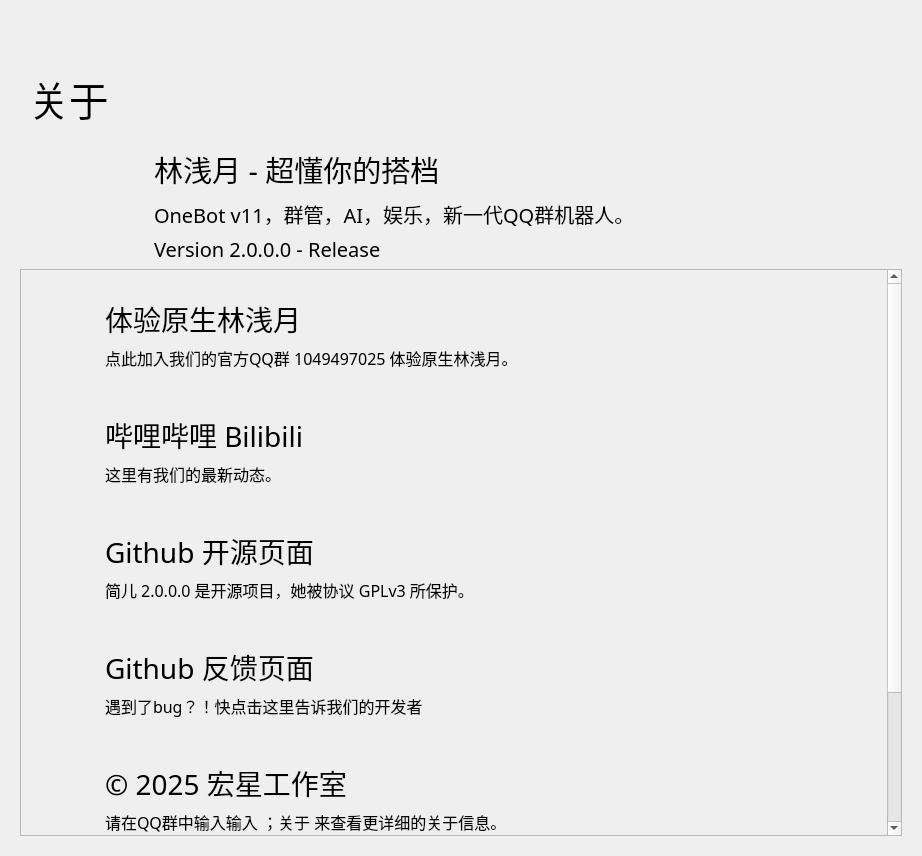
<?xml version="1.0" encoding="UTF-8"?>
<ui version="4.0">
 <class>Form</class>
 <widget class="QWidget" name="Form">
  <property name="geometry">
   <rect>
    <x>0</x>
    <y>0</y>
    <width>922</width>
    <height>856</height>
   </rect>
  </property>
  <property name="minimumSize">
   <size>
    <width>650</width>
    <height>465</height>
   </size>
  </property>
  <property name="windowTitle">
   <string>林浅月 - 关于</string>
  </property>
  <layout class="QHBoxLayout" name="horizontalLayout">
   <item>
    <widget class="PopUpAniStackedWidget" name="PopUpAniStackedWidget">
     <property name="minimumSize">
      <size>
       <width>0</width>
       <height>0</height>
      </size>
     </property>
     <widget class="QWidget" name="page">
      <layout class="QVBoxLayout" name="verticalLayout">
       <item>
        <spacer name="spacer">
         <property name="orientation">
          <enum>Qt::Vertical</enum>
         </property>
         <property name="sizeType">
          <enum>QSizePolicy::Fixed</enum>
         </property>
         <property name="sizeHint" stdset="0">
          <size>
           <width>20</width>
           <height>40</height>
          </size>
         </property>
        </spacer>
       </item>
       <item>
        <widget class="QWidget" name="widget" native="true">
         <property name="maximumSize">
          <size>
           <width>16777215</width>
           <height>88</height>
          </size>
         </property>
         <layout class="QHBoxLayout" name="horizontalLayout_2">
          <item>
           <widget class="LargeTitleLabel" name="LargeTitleLabel">
            <property name="font">
             <font>
              <family>HarmonyOS Sans SC Medium</family>
              <pointsize>30</pointsize>
              <bold>false</bold>
             </font>
            </property>
            <property name="text">
             <string>关于</string>
            </property>
           </widget>
          </item>
         </layout>
        </widget>
       </item>
       <item>
        <spacer name="verticalSpacer_3">
         <property name="orientation">
          <enum>Qt::Vertical</enum>
         </property>
         <property name="sizeType">
          <enum>QSizePolicy::Fixed</enum>
         </property>
         <property name="sizeHint" stdset="0">
          <size>
           <width>20</width>
           <height>5</height>
          </size>
         </property>
        </spacer>
       </item>
       <item>
        <layout class="QHBoxLayout" name="horizontalLayout_4">
         <item>
          <widget class="QLabel" name="label">
           <property name="minimumSize">
            <size>
             <width>64</width>
             <height>100</height>
            </size>
           </property>
           <property name="maximumSize">
            <size>
             <width>128</width>
             <height>100</height>
            </size>
           </property>
           <property name="styleSheet">
            <string notr="true">image: url(:/png/Icon_rounded.png);</string>
           </property>
           <property name="text">
            <string/>
           </property>
          </widget>
         </item>
         <item>
          <layout class="QVBoxLayout" name="verticalLayout_4">
           <item>
            <widget class="TitleLabel" name="TitleLabel">
             <property name="font">
              <font>
               <family>HarmonyOS Sans SC Medium</family>
               <pointsize>22</pointsize>
               <bold>false</bold>
              </font>
             </property>
             <property name="text">
              <string>林浅月 - 超懂你的搭档</string>
             </property>
            </widget>
           </item>
           <item>
            <spacer name="verticalSpacer">
             <property name="orientation">
              <enum>Qt::Vertical</enum>
             </property>
             <property name="sizeType">
              <enum>QSizePolicy::Minimum</enum>
             </property>
             <property name="sizeHint" stdset="0">
              <size>
               <width>20</width>
               <height>2</height>
              </size>
             </property>
            </spacer>
           </item>
           <item>
            <widget class="SubtitleLabel" name="SubtitleLabel">
             <property name="font">
              <font>
               <family>HarmonyOS Sans SC</family>
               <pointsize>15</pointsize>
               <bold>false</bold>
              </font>
             </property>
             <property name="text">
              <string>OneBot v11，群管，AI，娱乐，新一代QQ群机器人。</string>
             </property>
             <property name="wordWrap">
              <bool>true</bool>
             </property>
            </widget>
           </item>
           <item>
            <widget class="SubtitleLabel" name="SubtitleLabel_2">
             <property name="font">
              <font>
               <family>HarmonyOS Sans SC</family>
               <pointsize>15</pointsize>
               <bold>false</bold>
              </font>
             </property>
             <property name="text">
              <string>Version 2.0.0.0 - Release</string>
             </property>
             <property name="wordWrap">
              <bool>true</bool>
             </property>
            </widget>
           </item>
          </layout>
         </item>
        </layout>
       </item>
       <item>
        <widget class="SmoothScrollArea" name="SmoothScrollArea">
         <property name="frameShadow">
          <enum>QFrame::Raised</enum>
         </property>
         <property name="widgetResizable">
          <bool>true</bool>
         </property>
         <widget class="QWidget" name="scrollAreaWidgetContents">
          <property name="geometry">
           <rect>
            <x>0</x>
            <y>0</y>
            <width>884</width>
            <height>751</height>
           </rect>
          </property>
          <layout class="QVBoxLayout" name="verticalLayout_2">
           <item>
            <layout class="QGridLayout" name="gridLayout">
             <item row="5" column="0">
              <spacer name="verticalSpacer_2">
               <property name="orientation">
                <enum>Qt::Vertical</enum>
               </property>
               <property name="sizeHint" stdset="0">
                <size>
                 <width>20</width>
                 <height>151</height>
                </size>
               </property>
              </spacer>
             </item>
             <item row="1" column="0">
              <widget class="ElevatedCardWidget" name="NormalIconButton_2">
               <property name="maximumSize">
                <size>
                 <width>16777215</width>
                 <height>110</height>
                </size>
               </property>
               <layout class="QHBoxLayout" name="horizontalLayout_6">
                <item>
                 <spacer name="horizontalSpacer_5">
                  <property name="orientation">
                   <enum>Qt::Horizontal</enum>
                  </property>
                  <property name="sizeType">
                   <enum>QSizePolicy::Fixed</enum>
                  </property>
                  <property name="sizeHint" stdset="0">
                   <size>
                    <width>10</width>
                    <height>20</height>
                   </size>
                  </property>
                 </spacer>
                </item>
                <item>
                 <widget class="IconWidget" name="IconWidget_2">
                  <property name="enabled">
                   <bool>true</bool>
                  </property>
                  <property name="minimumSize">
                   <size>
                    <width>40</width>
                    <height>40</height>
                   </size>
                  </property>
                  <property name="maximumSize">
                   <size>
                    <width>40</width>
                    <height>40</height>
                   </size>
                  </property>
                 </widget>
                </item>
                <item>
                 <spacer name="horizontalSpacer_6">
                  <property name="orientation">
                   <enum>Qt::Horizontal</enum>
                  </property>
                  <property name="sizeType">
                   <enum>QSizePolicy::Fixed</enum>
                  </property>
                  <property name="sizeHint" stdset="0">
                   <size>
                    <width>10</width>
                    <height>20</height>
                   </size>
                  </property>
                 </spacer>
                </item>
                <item>
                 <layout class="QVBoxLayout" name="verticalLayout_6">
                  <item>
                   <spacer name="verticalSpacer_26">
                    <property name="orientation">
                     <enum>Qt::Vertical</enum>
                    </property>
                    <property name="sizeType">
                     <enum>QSizePolicy::Expanding</enum>
                    </property>
                    <property name="sizeHint" stdset="0">
                     <size>
                      <width>20</width>
                      <height>10</height>
                     </size>
                    </property>
                   </spacer>
                  </item>
                  <item>
                   <widget class="TitleLabel" name="TitleLabel_3">
                    <property name="maximumSize">
                     <size>
                      <width>16777215</width>
                      <height>50</height>
                     </size>
                    </property>
                    <property name="font">
                     <font>
                      <family>HarmonyOS Sans SC</family>
                      <pointsize>21</pointsize>
                      <bold>false</bold>
                     </font>
                    </property>
                    <property name="text">
                     <string>哔哩哔哩 Bilibili</string>
                    </property>
                   </widget>
                  </item>
                  <item>
                   <widget class="SubtitleLabel" name="SubtitleLabel_4">
                    <property name="font">
                     <font>
                      <family>HarmonyOS Sans SC</family>
                      <pointsize>12</pointsize>
                      <bold>false</bold>
                     </font>
                    </property>
                    <property name="text">
                     <string>这里有我们的最新动态。</string>
                    </property>
                    <property name="textFormat">
                     <enum>Qt::AutoText</enum>
                    </property>
                    <property name="scaledContents">
                     <bool>false</bool>
                    </property>
                    <property name="wordWrap">
                     <bool>true</bool>
                    </property>
                   </widget>
                  </item>
                  <item>
                   <spacer name="verticalSpacer_27">
                    <property name="orientation">
                     <enum>Qt::Vertical</enum>
                    </property>
                    <property name="sizeType">
                     <enum>QSizePolicy::Expanding</enum>
                    </property>
                    <property name="sizeHint" stdset="0">
                     <size>
                      <width>20</width>
                      <height>10</height>
                     </size>
                    </property>
                   </spacer>
                  </item>
                 </layout>
                </item>
               </layout>
              </widget>
             </item>
             <item row="3" column="0">
              <widget class="ElevatedCardWidget" name="NormalIconButton_4">
               <property name="maximumSize">
                <size>
                 <width>16777215</width>
                 <height>110</height>
                </size>
               </property>
               <layout class="QHBoxLayout" name="horizontalLayout_8">
                <item>
                 <spacer name="horizontalSpacer_9">
                  <property name="orientation">
                   <enum>Qt::Horizontal</enum>
                  </property>
                  <property name="sizeType">
                   <enum>QSizePolicy::Fixed</enum>
                  </property>
                  <property name="sizeHint" stdset="0">
                   <size>
                    <width>10</width>
                    <height>20</height>
                   </size>
                  </property>
                 </spacer>
                </item>
                <item>
                 <widget class="IconWidget" name="IconWidget_4">
                  <property name="enabled">
                   <bool>true</bool>
                  </property>
                  <property name="minimumSize">
                   <size>
                    <width>40</width>
                    <height>40</height>
                   </size>
                  </property>
                  <property name="maximumSize">
                   <size>
                    <width>40</width>
                    <height>40</height>
                   </size>
                  </property>
                 </widget>
                </item>
                <item>
                 <spacer name="horizontalSpacer_10">
                  <property name="orientation">
                   <enum>Qt::Horizontal</enum>
                  </property>
                  <property name="sizeType">
                   <enum>QSizePolicy::Fixed</enum>
                  </property>
                  <property name="sizeHint" stdset="0">
                   <size>
                    <width>10</width>
                    <height>20</height>
                   </size>
                  </property>
                 </spacer>
                </item>
                <item>
                 <layout class="QVBoxLayout" name="verticalLayout_8">
                  <item>
                   <spacer name="verticalSpacer_30">
                    <property name="orientation">
                     <enum>Qt::Vertical</enum>
                    </property>
                    <property name="sizeType">
                     <enum>QSizePolicy::Expanding</enum>
                    </property>
                    <property name="sizeHint" stdset="0">
                     <size>
                      <width>20</width>
                      <height>10</height>
                     </size>
                    </property>
                   </spacer>
                  </item>
                  <item>
                   <widget class="TitleLabel" name="TitleLabel_5">
                    <property name="maximumSize">
                     <size>
                      <width>16777215</width>
                      <height>50</height>
                     </size>
                    </property>
                    <property name="font">
                     <font>
                      <family>HarmonyOS Sans SC</family>
                      <pointsize>21</pointsize>
                      <bold>false</bold>
                     </font>
                    </property>
                    <property name="text">
                     <string>Github 反馈页面</string>
                    </property>
                   </widget>
                  </item>
                  <item>
                   <widget class="SubtitleLabel" name="SubtitleLabel_6">
                    <property name="font">
                     <font>
                      <family>HarmonyOS Sans SC</family>
                      <pointsize>12</pointsize>
                      <bold>false</bold>
                     </font>
                    </property>
                    <property name="text">
                     <string>遇到了bug？！快点击这里告诉我们的开发者</string>
                    </property>
                    <property name="textFormat">
                     <enum>Qt::AutoText</enum>
                    </property>
                    <property name="scaledContents">
                     <bool>false</bool>
                    </property>
                    <property name="wordWrap">
                     <bool>true</bool>
                    </property>
                   </widget>
                  </item>
                  <item>
                   <spacer name="verticalSpacer_31">
                    <property name="orientation">
                     <enum>Qt::Vertical</enum>
                    </property>
                    <property name="sizeType">
                     <enum>QSizePolicy::Expanding</enum>
                    </property>
                    <property name="sizeHint" stdset="0">
                     <size>
                      <width>20</width>
                      <height>10</height>
                     </size>
                    </property>
                   </spacer>
                  </item>
                 </layout>
                </item>
               </layout>
              </widget>
             </item>
             <item row="0" column="0">
              <widget class="ElevatedCardWidget" name="NormalIconButton">
               <property name="maximumSize">
                <size>
                 <width>16777215</width>
                 <height>110</height>
                </size>
               </property>
               <layout class="QHBoxLayout" name="horizontalLayout_5">
                <item>
                 <spacer name="horizontalSpacer_4">
                  <property name="orientation">
                   <enum>Qt::Horizontal</enum>
                  </property>
                  <property name="sizeType">
                   <enum>QSizePolicy::Fixed</enum>
                  </property>
                  <property name="sizeHint" stdset="0">
                   <size>
                    <width>10</width>
                    <height>20</height>
                   </size>
                  </property>
                 </spacer>
                </item>
                <item>
                 <widget class="IconWidget" name="IconWidget">
                  <property name="enabled">
                   <bool>true</bool>
                  </property>
                  <property name="minimumSize">
                   <size>
                    <width>40</width>
                    <height>40</height>
                   </size>
                  </property>
                  <property name="maximumSize">
                   <size>
                    <width>40</width>
                    <height>40</height>
                   </size>
                  </property>
                 </widget>
                </item>
                <item>
                 <spacer name="horizontalSpacer_3">
                  <property name="orientation">
                   <enum>Qt::Horizontal</enum>
                  </property>
                  <property name="sizeType">
                   <enum>QSizePolicy::Fixed</enum>
                  </property>
                  <property name="sizeHint" stdset="0">
                   <size>
                    <width>10</width>
                    <height>20</height>
                   </size>
                  </property>
                 </spacer>
                </item>
                <item>
                 <layout class="QVBoxLayout" name="verticalLayout_5">
                  <item>
                   <spacer name="verticalSpacer_25">
                    <property name="orientation">
                     <enum>Qt::Vertical</enum>
                    </property>
                    <property name="sizeType">
                     <enum>QSizePolicy::Expanding</enum>
                    </property>
                    <property name="sizeHint" stdset="0">
                     <size>
                      <width>20</width>
                      <height>10</height>
                     </size>
                    </property>
                   </spacer>
                  </item>
                  <item>
                   <widget class="TitleLabel" name="TitleLabel_2">
                    <property name="maximumSize">
                     <size>
                      <width>16777215</width>
                      <height>50</height>
                     </size>
                    </property>
                    <property name="font">
                     <font>
                      <family>HarmonyOS Sans SC</family>
                      <pointsize>21</pointsize>
                      <bold>false</bold>
                     </font>
                    </property>
                    <property name="text">
                     <string>体验原生林浅月</string>
                    </property>
                   </widget>
                  </item>
                  <item>
                   <widget class="SubtitleLabel" name="SubtitleLabel_3">
                    <property name="font">
                     <font>
                      <family>HarmonyOS Sans SC</family>
                      <pointsize>12</pointsize>
                      <bold>false</bold>
                     </font>
                    </property>
                    <property name="text">
                     <string>点此加入我们的官方QQ群 1049497025 体验原生林浅月。</string>
                    </property>
                    <property name="textFormat">
                     <enum>Qt::AutoText</enum>
                    </property>
                    <property name="scaledContents">
                     <bool>false</bool>
                    </property>
                    <property name="wordWrap">
                     <bool>true</bool>
                    </property>
                   </widget>
                  </item>
                  <item>
                   <spacer name="verticalSpacer_24">
                    <property name="orientation">
                     <enum>Qt::Vertical</enum>
                    </property>
                    <property name="sizeType">
                     <enum>QSizePolicy::Expanding</enum>
                    </property>
                    <property name="sizeHint" stdset="0">
                     <size>
                      <width>20</width>
                      <height>10</height>
                     </size>
                    </property>
                   </spacer>
                  </item>
                 </layout>
                </item>
               </layout>
              </widget>
             </item>
             <item row="2" column="0">
              <widget class="ElevatedCardWidget" name="NormalIconButton_3">
               <property name="maximumSize">
                <size>
                 <width>16777215</width>
                 <height>110</height>
                </size>
               </property>
               <layout class="QHBoxLayout" name="horizontalLayout_7">
                <item>
                 <spacer name="horizontalSpacer_7">
                  <property name="orientation">
                   <enum>Qt::Horizontal</enum>
                  </property>
                  <property name="sizeType">
                   <enum>QSizePolicy::Fixed</enum>
                  </property>
                  <property name="sizeHint" stdset="0">
                   <size>
                    <width>10</width>
                    <height>20</height>
                   </size>
                  </property>
                 </spacer>
                </item>
                <item>
                 <widget class="IconWidget" name="IconWidget_3">
                  <property name="enabled">
                   <bool>true</bool>
                  </property>
                  <property name="minimumSize">
                   <size>
                    <width>40</width>
                    <height>40</height>
                   </size>
                  </property>
                  <property name="maximumSize">
                   <size>
                    <width>40</width>
                    <height>40</height>
                   </size>
                  </property>
                 </widget>
                </item>
                <item>
                 <spacer name="horizontalSpacer_8">
                  <property name="orientation">
                   <enum>Qt::Horizontal</enum>
                  </property>
                  <property name="sizeType">
                   <enum>QSizePolicy::Fixed</enum>
                  </property>
                  <property name="sizeHint" stdset="0">
                   <size>
                    <width>10</width>
                    <height>20</height>
                   </size>
                  </property>
                 </spacer>
                </item>
                <item>
                 <layout class="QVBoxLayout" name="verticalLayout_7">
                  <item>
                   <spacer name="verticalSpacer_28">
                    <property name="orientation">
                     <enum>Qt::Vertical</enum>
                    </property>
                    <property name="sizeType">
                     <enum>QSizePolicy::Expanding</enum>
                    </property>
                    <property name="sizeHint" stdset="0">
                     <size>
                      <width>20</width>
                      <height>10</height>
                     </size>
                    </property>
                   </spacer>
                  </item>
                  <item>
                   <widget class="TitleLabel" name="TitleLabel_4">
                    <property name="maximumSize">
                     <size>
                      <width>16777215</width>
                      <height>50</height>
                     </size>
                    </property>
                    <property name="font">
                     <font>
                      <family>HarmonyOS Sans SC</family>
                      <pointsize>21</pointsize>
                      <bold>false</bold>
                     </font>
                    </property>
                    <property name="text">
                     <string>Github 开源页面</string>
                    </property>
                   </widget>
                  </item>
                  <item>
                   <widget class="SubtitleLabel" name="SubtitleLabel_5">
                    <property name="font">
                     <font>
                      <family>HarmonyOS Sans SC</family>
                      <pointsize>12</pointsize>
                      <bold>false</bold>
                     </font>
                    </property>
                    <property name="text">
                     <string>简儿 2.0.0.0 是开源项目，她被协议 GPLv3 所保护。</string>
                    </property>
                    <property name="textFormat">
                     <enum>Qt::AutoText</enum>
                    </property>
                    <property name="scaledContents">
                     <bool>false</bool>
                    </property>
                    <property name="wordWrap">
                     <bool>true</bool>
                    </property>
                   </widget>
                  </item>
                  <item>
                   <spacer name="verticalSpacer_29">
                    <property name="orientation">
                     <enum>Qt::Vertical</enum>
                    </property>
                    <property name="sizeType">
                     <enum>QSizePolicy::Expanding</enum>
                    </property>
                    <property name="sizeHint" stdset="0">
                     <size>
                      <width>20</width>
                      <height>10</height>
                     </size>
                    </property>
                   </spacer>
                  </item>
                 </layout>
                </item>
               </layout>
              </widget>
             </item>
             <item row="4" column="0">
              <widget class="ElevatedCardWidget" name="NormalIconButton_5">
               <property name="maximumSize">
                <size>
                 <width>16777215</width>
                 <height>110</height>
                </size>
               </property>
               <layout class="QHBoxLayout" name="horizontalLayout_9">
                <item>
                 <spacer name="horizontalSpacer_11">
                  <property name="orientation">
                   <enum>Qt::Horizontal</enum>
                  </property>
                  <property name="sizeType">
                   <enum>QSizePolicy::Fixed</enum>
                  </property>
                  <property name="sizeHint" stdset="0">
                   <size>
                    <width>10</width>
                    <height>20</height>
                   </size>
                  </property>
                 </spacer>
                </item>
                <item>
                 <widget class="IconWidget" name="IconWidget_5">
                  <property name="enabled">
                   <bool>true</bool>
                  </property>
                  <property name="minimumSize">
                   <size>
                    <width>40</width>
                    <height>40</height>
                   </size>
                  </property>
                  <property name="maximumSize">
                   <size>
                    <width>40</width>
                    <height>40</height>
                   </size>
                  </property>
                 </widget>
                </item>
                <item>
                 <spacer name="horizontalSpacer_12">
                  <property name="orientation">
                   <enum>Qt::Horizontal</enum>
                  </property>
                  <property name="sizeType">
                   <enum>QSizePolicy::Fixed</enum>
                  </property>
                  <property name="sizeHint" stdset="0">
                   <size>
                    <width>10</width>
                    <height>20</height>
                   </size>
                  </property>
                 </spacer>
                </item>
                <item>
                 <layout class="QVBoxLayout" name="verticalLayout_9">
                  <item>
                   <spacer name="verticalSpacer_32">
                    <property name="orientation">
                     <enum>Qt::Vertical</enum>
                    </property>
                    <property name="sizeType">
                     <enum>QSizePolicy::Expanding</enum>
                    </property>
                    <property name="sizeHint" stdset="0">
                     <size>
                      <width>20</width>
                      <height>10</height>
                     </size>
                    </property>
                   </spacer>
                  </item>
                  <item>
                   <widget class="TitleLabel" name="TitleLabel_6">
                    <property name="maximumSize">
                     <size>
                      <width>16777215</width>
                      <height>50</height>
                     </size>
                    </property>
                    <property name="font">
                     <font>
                      <family>HarmonyOS Sans SC</family>
                      <pointsize>21</pointsize>
                      <bold>false</bold>
                     </font>
                    </property>
                    <property name="text">
                     <string>© 2025 宏星工作室</string>
                    </property>
                   </widget>
                  </item>
                  <item>
                   <widget class="SubtitleLabel" name="SubtitleLabel_7">
                    <property name="font">
                     <font>
                      <family>HarmonyOS Sans SC</family>
                      <pointsize>12</pointsize>
                      <bold>false</bold>
                     </font>
                    </property>
                    <property name="text">
                     <string>请在QQ群中输入输入 ；关于 来查看更详细的关于信息。</string>
                    </property>
                    <property name="textFormat">
                     <enum>Qt::AutoText</enum>
                    </property>
                    <property name="scaledContents">
                     <bool>false</bool>
                    </property>
                    <property name="wordWrap">
                     <bool>true</bool>
                    </property>
                   </widget>
                  </item>
                  <item>
                   <spacer name="verticalSpacer_33">
                    <property name="orientation">
                     <enum>Qt::Vertical</enum>
                    </property>
                    <property name="sizeType">
                     <enum>QSizePolicy::Expanding</enum>
                    </property>
                    <property name="sizeHint" stdset="0">
                     <size>
                      <width>20</width>
                      <height>10</height>
                     </size>
                    </property>
                   </spacer>
                  </item>
                 </layout>
                </item>
               </layout>
              </widget>
             </item>
            </layout>
           </item>
          </layout>
         </widget>
        </widget>
       </item>
      </layout>
     </widget>
    </widget>
   </item>
  </layout>
 </widget>
 <customwidgets>
  <customwidget>
   <class>IconWidget</class>
   <extends>QWidget</extends>
   <header>qfluentwidgets</header>
  </customwidget>
  <customwidget>
   <class>CardWidget</class>
   <extends>QFrame</extends>
   <header>qfluentwidgets</header>
   <container>1</container>
  </customwidget>
  <customwidget>
   <class>ElevatedCardWidget</class>
   <extends>SimpleCardWidget</extends>
   <header>qfluentwidgets</header>
   <container>1</container>
  </customwidget>
  <customwidget>
   <class>SimpleCardWidget</class>
   <extends>CardWidget</extends>
   <header>qfluentwidgets</header>
   <container>1</container>
  </customwidget>
  <customwidget>
   <class>SmoothScrollArea</class>
   <extends>QScrollArea</extends>
   <header>qfluentwidgets</header>
   <container>1</container>
  </customwidget>
  <customwidget>
   <class>PopUpAniStackedWidget</class>
   <extends>QStackedWidget</extends>
   <header>qfluentwidgets</header>
   <container>1</container>
  </customwidget>
  <customwidget>
   <class>SubtitleLabel</class>
   <extends>QLabel</extends>
   <header>qfluentwidgets</header>
  </customwidget>
  <customwidget>
   <class>TitleLabel</class>
   <extends>QLabel</extends>
   <header>qfluentwidgets</header>
  </customwidget>
  <customwidget>
   <class>LargeTitleLabel</class>
   <extends>QLabel</extends>
   <header>qfluentwidgets</header>
  </customwidget>
 </customwidgets>
 <resources>
  <include location="JianerSetupWizard.qrc"/>
 </resources>
 <connections/>
</ui>
